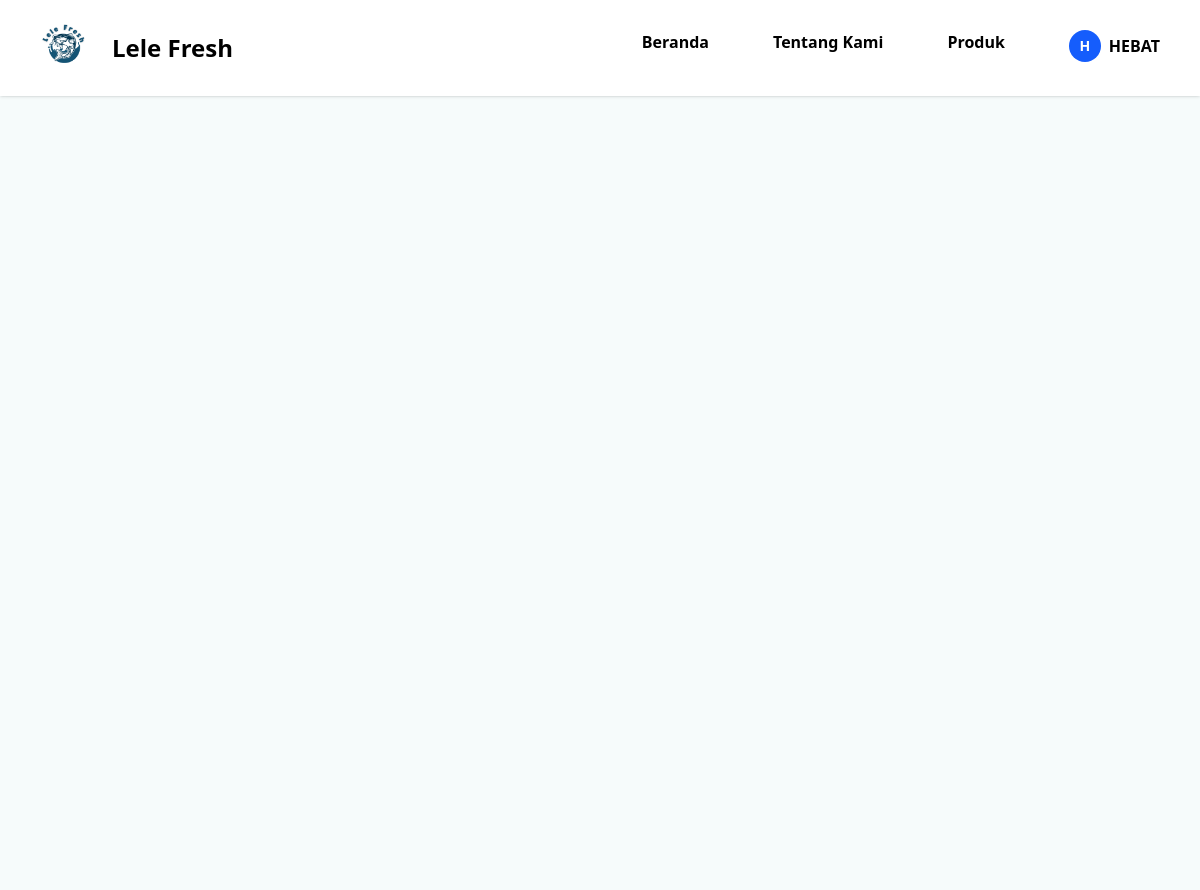
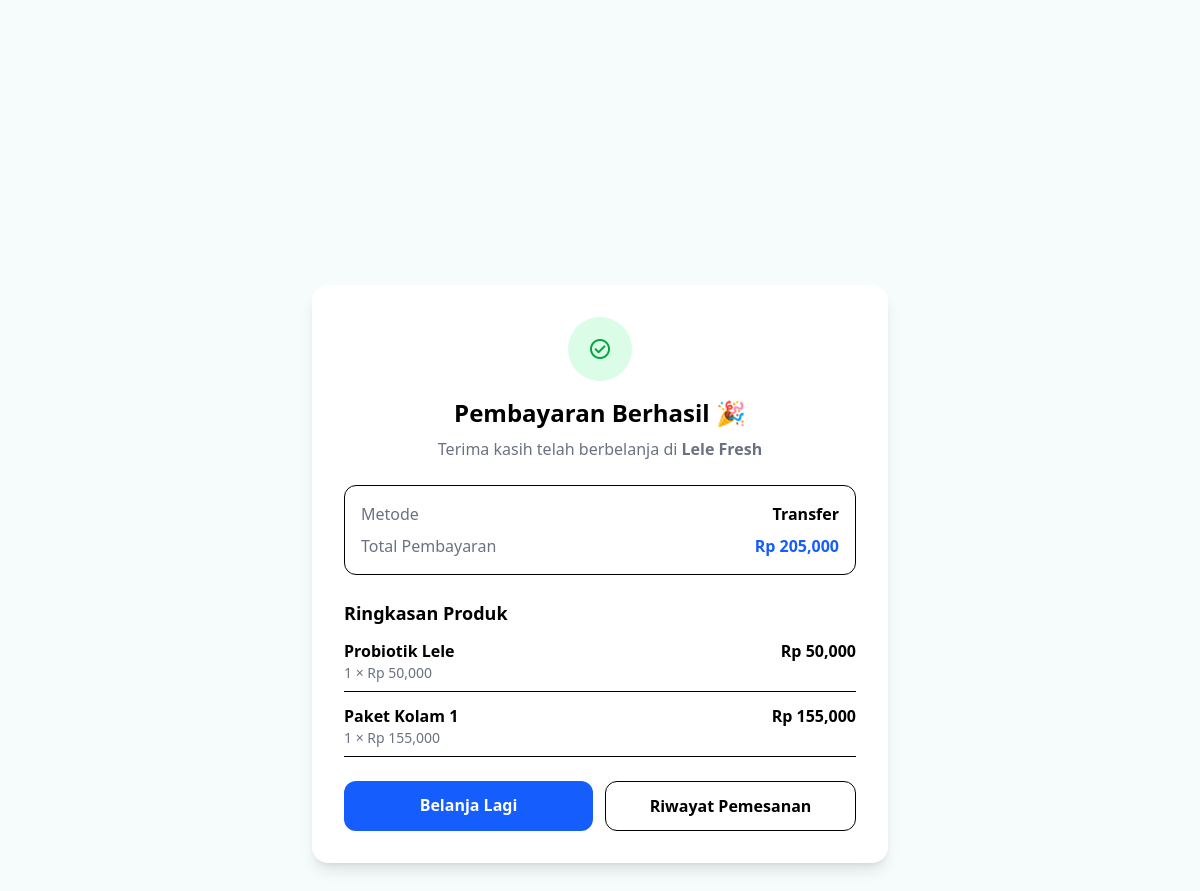
The page /payment/result/2/ (signed in) on the database its author committed (2 pictures, top to bottom).
### hello/models.py (models this page shows, shortened)
class Order(models.Model):
    user = models.ForeignKey(User, on_delete=models.CASCADE)
    total = models.IntegerField()
    method = models.CharField(max_length=50)
    status = models.CharField(max_length=30, default='BERHASIL')
    created_at = models.DateTimeField(auto_now_add=True)

class OrderItem(models.Model):
    order = models.ForeignKey(
        Order,
        related_name='items',
        on_delete=models.CASCADE
    )
    product_name = models.CharField(max_length=100)
    price = models.IntegerField()
    quantity = models.IntegerField()
    @property
    def subtotal(self):
        return self.price * self.quantity

### hello/views.py (the view)
# urls.py: path('payment/result/<int:order_id>/', payment_result, name='payment_result'),
@login_required
def payment_result(request, order_id):
    order = Order.objects.get(id=order_id, user=request.user)
    return render(request, 'payment_result.html', {
        'order': order
    })

### hello/templates/payment_result.html (shortened to what this page needs)
{% extends 'index.html' %}
{% load humanize %}
{% load static %}
{% block content %}
<main class="min-h-screen bg-[#f6fbfb] flex items-center justify-center px-4">
  <div class="w-full max-w-xl bg-white rounded-2xl shadow-lg p-8 text-center">
    <div class="w-16 h-16 mx-auto mb-4 flex items-center justify-center
                rounded-full bg-green-100 text-green-600">
      <span class="material-symbols-outlined text-4xl">
      </span>
    </div>
    <h1 class="text-2xl font-black mb-2">
      Pembayaran Berhasil 🎉
    </h1>
    <p class="text-gray-500 mb-6">
      Terima kasih telah berbelanja di <b>Lele Fresh</b>
    </p>
    <div class="border rounded-xl p-4 text-left space-y-2 mb-6">
      <div class="flex justify-between">
        <span class="text-gray-500">Metode</span>
        <span class="font-bold capitalize">
          {{ order.method }}
        </span>
      </div>
      <div class="flex justify-between">
        <span class="text-gray-500">Total Pembayaran</span>
        <span class="font-bold text-blue-600">
          Rp {{ order.total|intcomma }}
        </span>
      </div>
    </div>
    <div class="text-left space-y-3 mb-6">
      <h3 class="font-bold text-lg">Ringkasan Produk</h3>
      {% for item in order.items.all %}
      <div class="flex justify-between border-b pb-2">
        <div>
          <p class="font-semibold">{{ item.product_name }}</p>
          <p class="text-sm text-gray-500">
            {{ item.quantity }} × Rp {{ item.price|intcomma }}
          </p>
        </div>
        <div class="font-bold">
          Rp {{ item.subtotal|intcomma }}
        </div>
      </div>
      {% empty %}
        <p class="text-gray-400">Tidak ada item</p>
      {% endfor %}
    </div>
    <div class="flex gap-3">
      <a href="{% url 'produk' %}"
         class="flex-1 bg-blue-600 text-white py-3 rounded-xl font-bold
                hover:bg-blue-500 transition">
        Belanja Lagi
      </a>
      <a href="{% url 'payment_history' %}"
         class="flex-1 border py-3 rounded-xl font-bold text-center">
        Riwayat Pemesanan
      </a>
    </div>
  </div>
</main>
{% endblock %}

### hello/templates/navbar.html (shortened to what this page needs)
{% load static %}
{% block content %}
<main class="pt-10">
    <header class="fixed top-0 left-0 w-full bg-white shadow z-50 py-2">
        <div class="w-full mx-auto flex flex-col sm:flex-row sm:items-center sm:justify-between px-6">
            <a class="text=2xl flex items-center font-black" href="#">
            <span class="mr-2 w-20"><img src="{% static 'assets/5.png'%}"></span>
            <span class="text-2xl">Lele Fresh</span>
        </a>
        <nav class="block w-full sm:w-auto mt-4 sm:mt-0 transition-all duration-300 ease-in-out max-h-0 opacity-0 translate-y-4 overflow-hidden peer-checked:max-h-[calc(100vh-80px)] peer-checked:opacity-100 peer-checked:translate-y-0 peer-checked:overflow-y-auto sm:max-h-full sm:opacity-100 sm:translate-y-0 sm:overflow-visible">
            <ul class="flex flex-col gap-y-4 sm:flex-row sm:gap-x-8 sm:mb-1 ">
                <li class=""><a class="block px-4 py-2 rounded-lg bg-white hover:bg-blue-100 hover:text-blue-600 font-semibold sm:hover:bg-blue-10" href="{% url 'home' %}">Beranda</a></li>
                <li class=""><a class="block px-4 py-2 rounded-lg bg-white hover:bg-blue-100 hover:text-blue-600 font-semibold sm:hover:bg-blue-10" href="{% url 'tentang' %}">Tentang Kami</a></li>
                <li class=""><a class="block px-4 py-2 rounded-lg bg-white hover:bg-blue-100 hover:text-blue-600 font-semibold sm:hover:bg-blue-10" href="{% url 'produk' %}">Produk</a></li>
                {% if user.is_authenticated %}
                <li class="relative hidden sm:flex items-center">
                <button
                    id="userMenuBtn"
                    class="flex items-center gap-2 px-4 py-2 rounded-lg
                        bg-white font-semibold
                        hover:bg-blue-100 transition cursor-pointer">
                    <div
                    class="w-8 h-8 rounded-full bg-blue-600 text-white
                            flex items-center justify-center text-sm font-bold
                            shrink-0"
                    >
                    {{ user.username|slice:":1"|upper }}
                    </div>
                    <span class="hidden sm:block leading-none">
                    {{ user.username }}
                    </span>
                </button>
                </li>
                {% endif %}
            </ul>
        </nav>
        </div>
    </header>
  </main>
  {% endblock %}

### hello/templates/index.html (style rules this page uses)
.material-symbols-outlined { font-variation-settings: 'FILL' 0, 'wght' 400, 'GRAD' 0, 'opsz' 24; color: inherit; }

### rows shown on the page
Order: method "Transfer", total "205,000"
OrderItem: product_name "Probiotik Lele", quantity "1", price "50,000", subtotal "50,000"
OrderItem: product_name "Paket Kolam 1", quantity "1", price "155,000", subtotal "155,000"

### other values the page prints
{{ user.username|slice:":1"|upper }} "H"
{{ user.username }} "HEBAT"
